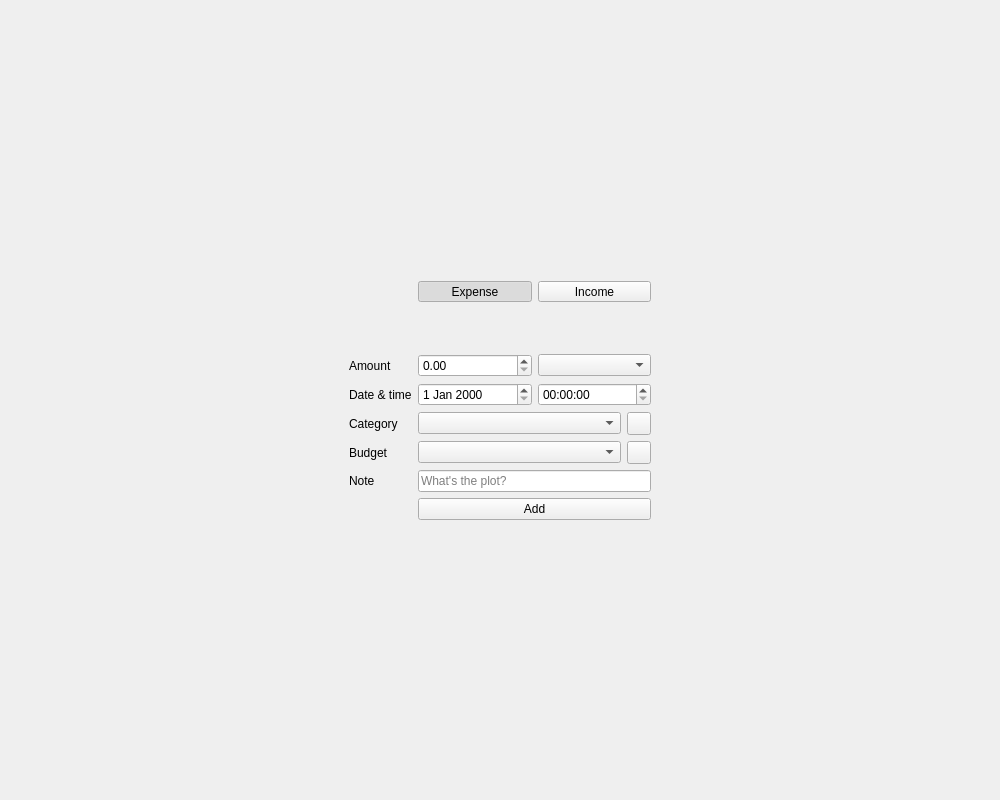
<?xml version="1.0" encoding="UTF-8"?>
<ui version="4.0">
 <class>NewTransactionForm</class>
 <widget class="QWidget" name="NewTransactionForm">
  <property name="geometry">
   <rect>
    <x>0</x>
    <y>0</y>
    <width>1000</width>
    <height>800</height>
   </rect>
  </property>
  <property name="windowTitle">
   <string>NewTransactionForm</string>
  </property>
  <layout class="QVBoxLayout" name="verticalLayout">
   <item>
    <widget class="QWidget" name="widget" native="true">
     <layout class="QGridLayout" name="gridLayout">
      <item row="0" column="1">
       <spacer name="verticalSpacer_2">
        <property name="orientation">
         <enum>Qt::Orientation::Vertical</enum>
        </property>
        <property name="sizeHint" stdset="0">
         <size>
          <width>20</width>
          <height>232</height>
         </size>
        </property>
       </spacer>
      </item>
      <item row="1" column="0">
       <spacer name="horizontalSpacer">
        <property name="orientation">
         <enum>Qt::Orientation::Horizontal</enum>
        </property>
        <property name="sizeHint" stdset="0">
         <size>
          <width>314</width>
          <height>20</height>
         </size>
        </property>
       </spacer>
      </item>
      <item row="1" column="1">
       <widget class="QWidget" name="widget_2" native="true">
        <layout class="QFormLayout" name="formLayout">
         <item row="2" column="0">
          <widget class="QLabel" name="label_5">
           <property name="text">
            <string>Amount</string>
           </property>
          </widget>
         </item>
         <item row="2" column="1">
          <layout class="QHBoxLayout" name="horizontalLayout_2">
           <item>
            <widget class="QDoubleSpinBox" name="amount">
             <property name="minimum">
              <double>0.000000000000000</double>
             </property>
             <property name="maximum">
              <double>999999.000000000000000</double>
             </property>
            </widget>
           </item>
           <item>
            <widget class="QComboBox" name="currency"/>
           </item>
          </layout>
         </item>
         <item row="3" column="0">
          <widget class="QLabel" name="label_7">
           <property name="text">
            <string>Date &amp; time</string>
           </property>
          </widget>
         </item>
         <item row="3" column="1">
          <layout class="QHBoxLayout" name="horizontalLayout_5">
           <item>
            <widget class="QDateEdit" name="date"/>
           </item>
           <item>
            <widget class="QTimeEdit" name="time"/>
           </item>
          </layout>
         </item>
         <item row="4" column="0">
          <widget class="QLabel" name="label_9">
           <property name="text">
            <string>Category</string>
           </property>
          </widget>
         </item>
         <item row="4" column="1">
          <layout class="QHBoxLayout" name="horizontalLayout_9">
           <item>
            <widget class="QComboBox" name="category"/>
           </item>
           <item>
            <widget class="QToolButton" name="addCategory">
             <property name="text">
              <string/>
             </property>
            </widget>
           </item>
          </layout>
         </item>
         <item row="5" column="0">
          <widget class="QLabel" name="label_8">
           <property name="text">
            <string>Budget</string>
           </property>
          </widget>
         </item>
         <item row="5" column="1">
          <layout class="QHBoxLayout" name="horizontalLayout_6">
           <item>
            <widget class="QComboBox" name="account"/>
           </item>
           <item>
            <widget class="QToolButton" name="addAccount">
             <property name="text">
              <string/>
             </property>
            </widget>
           </item>
          </layout>
         </item>
         <item row="6" column="0">
          <widget class="QLabel" name="label_10">
           <property name="text">
            <string>Note</string>
           </property>
          </widget>
         </item>
         <item row="6" column="1">
          <widget class="QLineEdit" name="note">
           <property name="placeholderText">
            <string>What's the plot?</string>
           </property>
          </widget>
         </item>
         <item row="7" column="1">
          <widget class="QPushButton" name="add">
           <property name="text">
            <string>Add</string>
           </property>
          </widget>
         </item>
         <item row="0" column="1">
          <layout class="QHBoxLayout" name="horizontalLayout_10">
           <item>
            <widget class="QToolButton" name="expense">
             <property name="sizePolicy">
              <sizepolicy hsizetype="Preferred" vsizetype="Fixed">
               <horstretch>0</horstretch>
               <verstretch>0</verstretch>
              </sizepolicy>
             </property>
             <property name="text">
              <string>Expense</string>
             </property>
             <property name="checkable">
              <bool>true</bool>
             </property>
             <property name="checked">
              <bool>true</bool>
             </property>
            </widget>
           </item>
           <item>
            <widget class="QToolButton" name="income">
             <property name="sizePolicy">
              <sizepolicy hsizetype="Preferred" vsizetype="Fixed">
               <horstretch>0</horstretch>
               <verstretch>0</verstretch>
              </sizepolicy>
             </property>
             <property name="text">
              <string>Income</string>
             </property>
             <property name="checkable">
              <bool>true</bool>
             </property>
            </widget>
           </item>
          </layout>
         </item>
         <item row="1" column="1">
          <spacer name="verticalSpacer_6">
           <property name="orientation">
            <enum>Qt::Orientation::Vertical</enum>
           </property>
           <property name="sizeType">
            <enum>QSizePolicy::Policy::Preferred</enum>
           </property>
           <property name="sizeHint" stdset="0">
            <size>
             <width>20</width>
             <height>40</height>
            </size>
           </property>
          </spacer>
         </item>
        </layout>
       </widget>
      </item>
      <item row="1" column="2">
       <spacer name="horizontalSpacer_2">
        <property name="orientation">
         <enum>Qt::Orientation::Horizontal</enum>
        </property>
        <property name="sizeHint" stdset="0">
         <size>
          <width>314</width>
          <height>20</height>
         </size>
        </property>
       </spacer>
      </item>
      <item row="2" column="1">
       <spacer name="verticalSpacer">
        <property name="orientation">
         <enum>Qt::Orientation::Vertical</enum>
        </property>
        <property name="sizeHint" stdset="0">
         <size>
          <width>20</width>
          <height>232</height>
         </size>
        </property>
       </spacer>
      </item>
     </layout>
    </widget>
   </item>
  </layout>
 </widget>
 <resources/>
 <connections/>
</ui>
